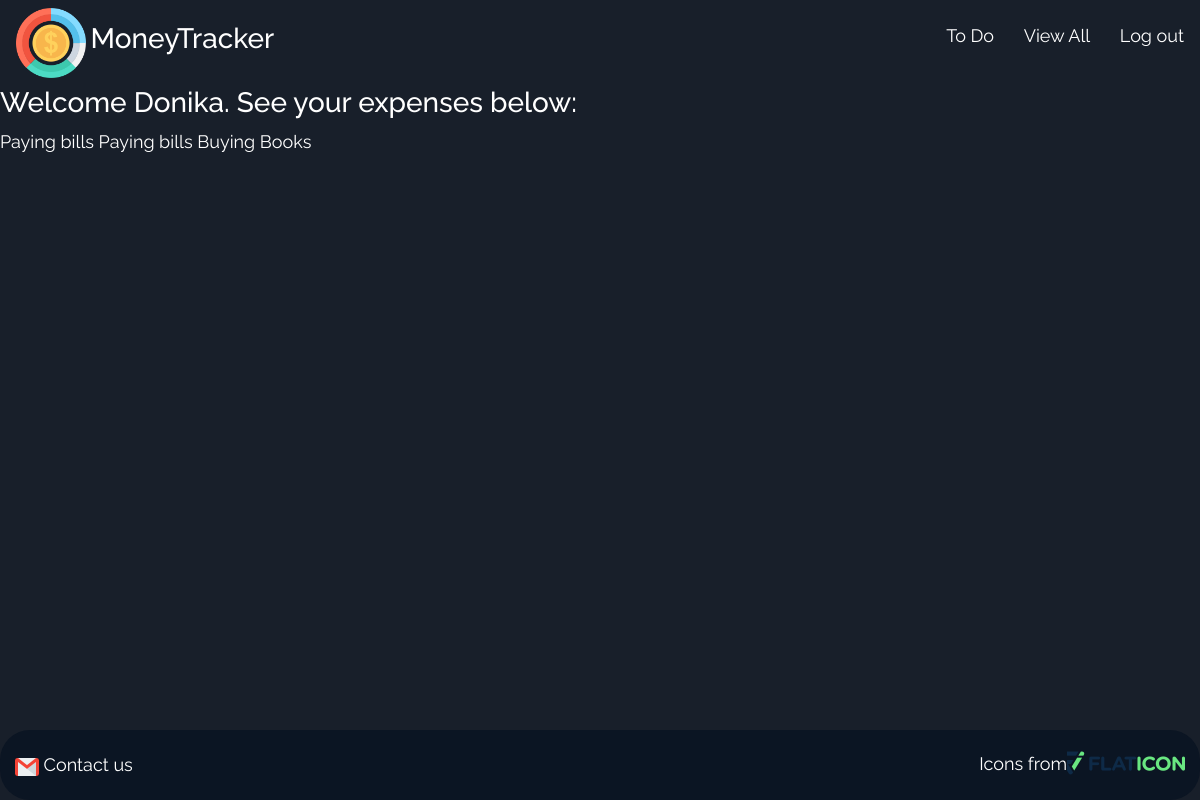
/my-expenses (signed in), run on the app's committed database.
### models.py (models this page shows, shortened)
class User(db.Model):
    __tablename__ = 'users'
    id = db.Column(db.Integer, primary_key=True)
    first_name = db.Column(db.String(45))
    last_name = db.Column(db.String(45))
    email = db.Column(db.String(255))
    password = db.Column(db.String(255))
    monthly_income = db.Column(db.Float)
    created_at = db.Column(db.DateTime, server_default=func.now())
    updated_at = db.Column(db.DateTime, server_default=func.now(), onupdate=func.now())
    user_expenses = db.relationship('UserExpense',  lazy=True,backref=db.backref('expenses_author'))
    user_todos = db.relationship('UserTodo',lazy=True,backref=db.backref('todos_author'))

class UserExpense(db.Model):
    __tablename__ = 'expenses'
    __table_args__ = {'extend_existing': True}

### controller_functions.py (the view)
def my_expenses():
    logged_in_user = User.query.filter_by(id=session['user_id']).first_or_404("Not logged in")
    expenses = UserExpense.query.filter(UserExpense.user_id==session['user_id']).all()
    return render_template("user_expenses.html", expenses=expenses, logged_in_user=logged_in_user)

### templates/user_expenses.html (shortened to what this page needs)
<!DOCTYPE html>
<html lang="en">
<head>
	<link rel="stylesheet" href="https://cdnjs.cloudflare.com/ajax/libs/font-awesome/4.7.0/css/font-awesome.min.css">
	<link rel="stylesheet" href="https://stackpath.bootstrapcdn.com/bootstrap/4.4.1/css/bootstrap.min.css">
	<link rel="stylesheet" type="text/css" href="{{url_for('static',filename = 'css/style.css')}}">
</head>
<body>
	<div class="wrapper home">
		{% include 'includes/header.html' %}
				<h3>Welcome {{logged_in_user.first_name}}. See your expenses below: </h3>
				{%for expense in expenses %}
					{{expense.content}}
				{%endfor%}
		{% include 'includes/footer.html' %}
	</div>
</body>
</html>

### static/css/style.css (style rules this page uses)
body { background: hsl(218, 28%, 13%); }
.wrapper { height: 100vh; background: hsl(218, 28%, 13%); color: white; line-height: 1.5; font-family: 'Raleway', sans-serif; font-size: 18px; }

### data on the page
User: first_name "Donika"
UserExpense: content "Paying bills"
UserExpense: content "Paying bills"
UserExpense: content "Buying Books"
